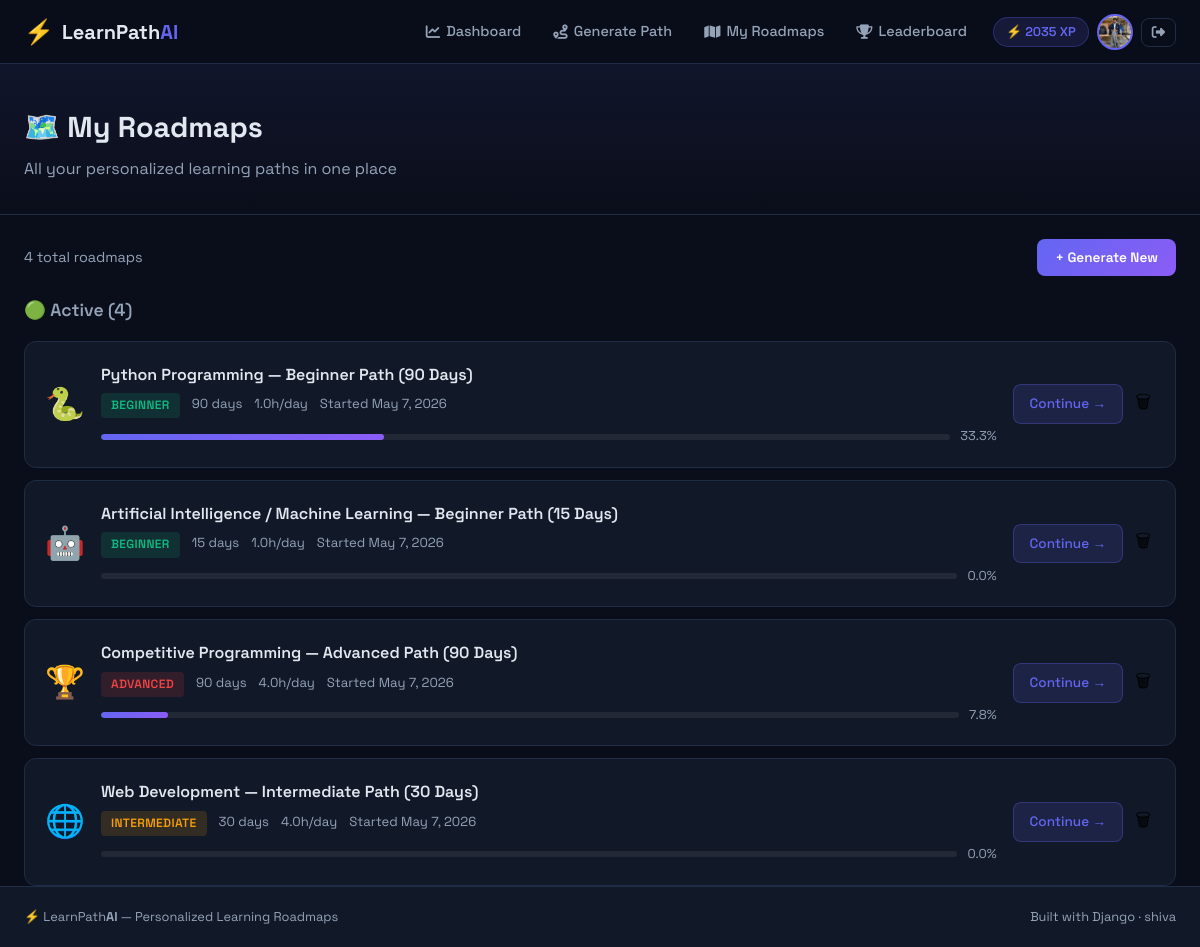
The app's page /roadmap/my-roadmaps/ (signed in), older data.
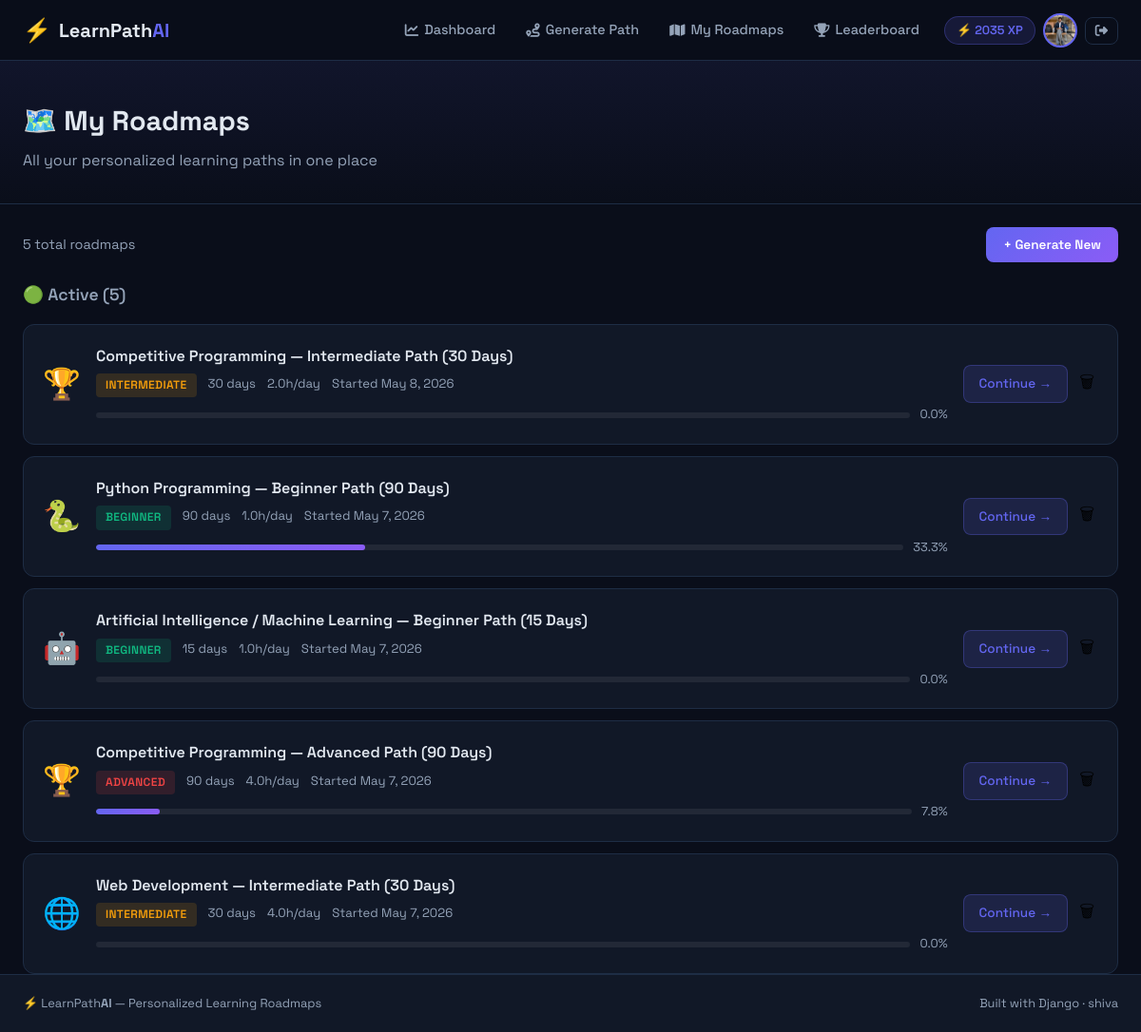
The same page, newer data.
### roadmap/models.py (models this page shows, shortened)
class Roadmap(models.Model):
    DURATION_CHOICES = [
        (15, '15 Days'),
        (30, '30 Days'),
        (60, '60 Days'),
        (90, '90 Days'),
    ]
    STATUS_CHOICES = [
        ('active', 'Active'),
        ('completed', 'Completed'),
        ('paused', 'Paused'),
        ('abandoned', 'Abandoned'),
    ]
    user = models.ForeignKey(User, on_delete=models.CASCADE, related_name='roadmaps')
    skill = models.ForeignKey(Skill, on_delete=models.CASCADE)
    title = models.CharField(max_length=200)
    level = models.CharField(max_length=20, choices=[
        ('beginner', 'Beginner'),
        ('intermediate', 'Intermediate'),
        ('advanced', 'Advanced'),
    ])
    daily_hours = models.FloatField(default=1.0)
    duration_days = models.IntegerField()
    status = models.CharField(max_length=20, choices=STATUS_CHOICES, default='active')
    start_date = models.DateField(auto_now_add=True)
    target_end_date = models.DateField(null=True, blank=True)
    completed_at = models.DateTimeField(null=True, blank=True)
    created_at = models.DateTimeField(auto_now_add=True)
    class Meta:
        ordering = ['-created_at']
        verbose_name = 'Roadmap'
        verbose_name_plural = 'Roadmaps'
    @property
    def total_tasks(self):
        return self.tasks.count()
    @property
    def completed_tasks_count(self):
        return self.tasks.filter(is_completed=True).count()
    @property
    def progress_percentage(self):
        total = self.total_tasks
        if total == 0:
            return 0
        return round((self.completed_tasks_count / total) * 100, 1)

class Skill(models.Model):
    CATEGORY_CHOICES = [
        ('cs_fundamentals', 'CS Fundamentals'),
        ('web_development', 'Web Development'),
        ('data_science', 'Data Science & AI'),
        ('programming', 'Programming Languages'),
        ('competitive', 'Competitive Programming'),
    ]
    name = models.CharField(max_length=100, unique=True)
    slug = models.SlugField(max_length=100, unique=True)
    description = models.TextField()
    category = models.CharField(max_length=30, choices=CATEGORY_CHOICES)
    icon = models.CharField(max_length=50, default='📚')  # emoji icon
    color = models.CharField(max_length=20, default='#6366f1')  # hex color
    is_active = models.BooleanField(default=True)
    created_at = models.DateTimeField(auto_now_add=True)
    class Meta:
        ordering = ['name']
        verbose_name = 'Skill'
        verbose_name_plural = 'Skills'

### roadmap/views.py (the view)
# urls.py: path('my-roadmaps/', views.MyRoadmapsView.as_view(), name='my_roadmaps'),
@method_decorator(login_required, name='dispatch')
class MyRoadmapsView(View):
    template_name = 'roadmap/my_roadmaps.html'
    def get(self, request):
        roadmaps = request.user.roadmaps.all().order_by('-created_at')
        active = roadmaps.filter(status='active')
        completed = roadmaps.filter(status='completed')
        return render(request, self.template_name, {
            'roadmaps': roadmaps,
            'active': active,
            'completed': completed,
        })

### templates/roadmap/my_roadmaps.html (shortened to what this page needs)
{% extends 'base.html' %}
{% block content %}
<div class="page-header">
    <div class="container">
        <h1>🗺️ My Roadmaps</h1>
        <p>All your personalized learning paths in one place</p>
    </div>
</div>
<div class="container">
    <div class="roadmaps-toolbar">
        <div class="roadmaps-count">{{ roadmaps.count }} total roadmap{{ roadmaps.count|pluralize }}</div>
        <a href="{% url 'roadmap:generate' %}" class="btn-sm-primary">+ Generate New</a>
    </div>
    {% if active %}
    <h2 class="section-subtitle">🟢 Active ({{ active.count }})</h2>
    <div class="roadmaps-list">
        {% for roadmap in active %}
        <div class="roadmap-list-card">
            <div class="rlc-icon">{{ roadmap.skill.icon }}</div>
            <div class="rlc-info">
                <div class="rlc-title">{{ roadmap.title }}</div>
                <div class="rlc-meta">
                    <span class="badge badge-{{ roadmap.level }}">{{ roadmap.level }}</span>
                    <span>{{ roadmap.duration_days }} days</span>
                    <span>{{ roadmap.daily_hours }}h/day</span>
                    <span>Started {{ roadmap.start_date }}</span>
                </div>
                <div class="rlc-progress">
                    <div class="progress-bar-track" style="height:6px">
                        <div class="progress-bar-fill" style="width:{{ roadmap.progress_percentage }}%"></div>
                    </div>
                    <span>{{ roadmap.progress_percentage }}%</span>
                </div>
            </div>
            <div class="rlc-actions">
                <a href="{% url 'roadmap:detail' roadmap.pk %}" class="btn-view">Continue →</a>
                <form method="post" action="{% url 'roadmap:delete' roadmap.pk %}" onsubmit="return confirm('Delete?')">
                    <button type="submit" class="btn-icon-danger">🗑</button>
                </form>
            </div>
        </div>
        {% endfor %}
    </div>
    {% endif %}
</div>
{% endblock %}

Row changes from the older to the newer data that the page shows:
added Roadmap: skill.icon "🏆", title "Competitive Programming — Intermediate Path (30 Days)", level "INTERMEDIATE", duration_days "30", daily_hours "2.0", start_date "May 8, 2026", progress_percentage "0.0"
Text that changed along with them:
{{ roadmaps.count }}: "4" → "5"
{{ active.count }}: "4" → "5"
